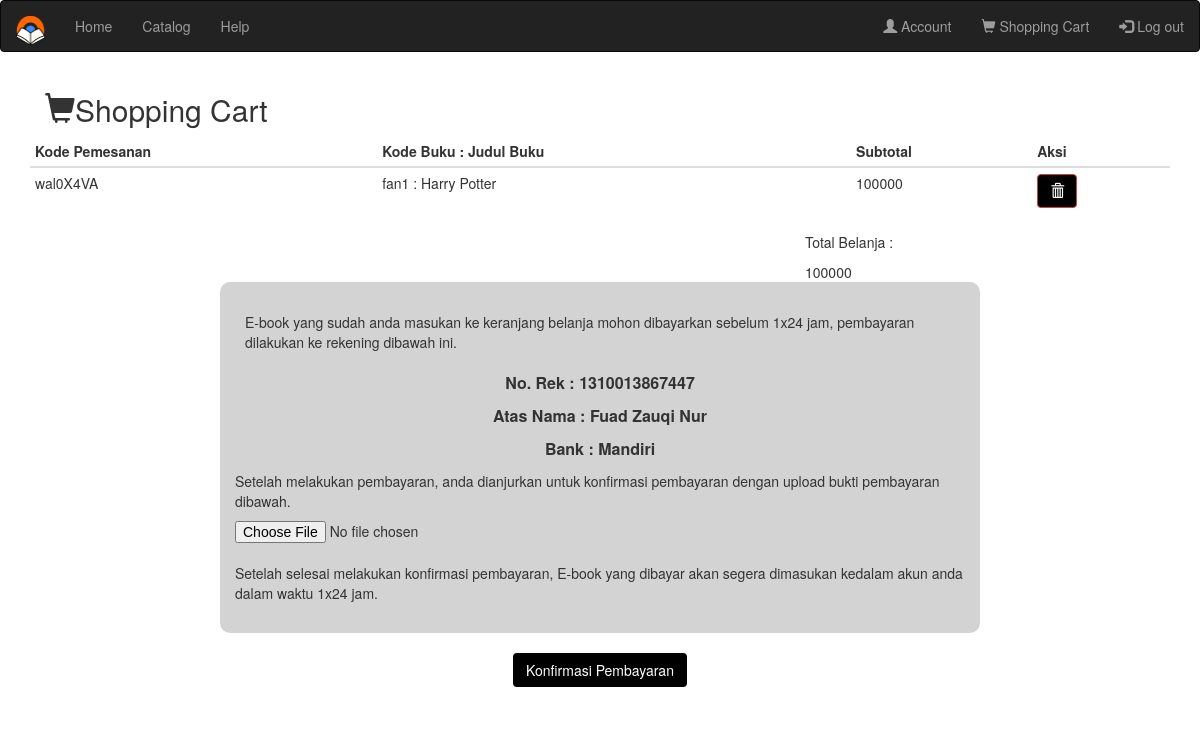
Screenshot of /ShoppingCart.php (signed in) with the database file from the repository.
### tables this page shows
CREATE TABLE `pesan` (
  `kodepemesanan` varchar(8) NOT NULL,
  `email` varchar(30) NOT NULL,
  `kodebuku` varchar(10) NOT NULL
);

CREATE TABLE `catalog` (
  `kodebuku` varchar(10) NOT NULL,
  `judul` varchar(30) NOT NULL,
  `kategori` varchar(10) NOT NULL,
  `harga` int(30) NOT NULL,
  `cover` varchar(20) NOT NULL,
  `pdf` varchar(50) NOT NULL
);

### ShoppingCart.php (the view, shortened to what this page needs)
<!DOCTYPE html>
<html lang="en">
<head>
  	<link rel="stylesheet" href="https://maxcdn.bootstrapcdn.com/bootstrap/3.3.7/css/bootstrap.min.css">
  	<link rel="stylesheet" type="text/css" href="E-Book_CSS.css">
</head>
<body>
<?php
if (!isset($_SESSION['idlogin'])) {
   header('location:Login.php');
   }
else {
  include 'navafter.php';
  }
?>
	<div class="container">
		<div class="col-md-12"><h2><span class="glyphicon glyphicon-shopping-cart"></span>Shopping Cart</h2>
    			<div class="row">
  					<div class="column">
  						<table class="table table-condensed">
						    <thead>
						      <tr>
						        <th>Kode Pemesanan</th>
						        <th>Kode Buku : Judul Buku</th>
						        <th>Subtotal</th>
						        <th>Aksi</th>
						      </tr>
						    </thead>
						    <tbody>
						      <?php
						        include  'koneksi.php';
						        $x=0;
						        $mail=$_SESSION['idlogin'];
						        $data = mysqli_query($conn, "SELECT * FROM pesan join catalog on pesan.kodebuku=catalog.kodebuku WHERE email='$mail'");
						          while($pesan= mysqli_fetch_array($data)) {
						                    echo "<tr><td>".$pesan['kodepemesanan']."</td>";
						                    echo "<td>".$pesan['kodebuku']." : ".$pesan['judul']."</td>";
						                    echo "<td>".$pesan['harga']."</td>";
						                    $x +=$pesan['harga'];
						                    ?>
						                    <td>
						                    	<a href="deletepesanan.php?kodepemesanan=<?php echo $pesan['kodepemesanan'] ?>" class="btn btn-danger glyphicon glyphicon-trash" onclick="return confirm('Apakah yakin akan menghapus buku ini?')"></a>
						                    </td>
						                    <?php
						          }
						        ?>
						    </tbody>
						</table>
						<div class="col-md-4"></div>
						<div class="col-md-4"></div>
						<div class="col-md-4">
  							<p>Total Belanja : </p> <?php echo $x?>
						</div>
						<br>
						<br>
						<div class="col-md-2"></div>
						<div class="col-md-8" style="background-color: #d3d3d3; border-radius: 10px; padding-bottom: 20px; padding-top: 20px;">
  							<p style="padding:10px; ">E-book yang sudah anda masukan ke keranjang belanja mohon dibayarkan sebelum 1x24 jam, pembayaran dilakukan ke rekening dibawah ini.</p>
  							<center style="font-size: 16px;">
  								<p><b>No. Rek : 1310013867447</b></p>
  								<p><b>Atas Nama : Fuad Zauqi Nur</b></p>
  								<p><b>Bank : Mandiri</b></p>
  							</center>
  							<p>Setelah melakukan pembayaran, anda dianjurkan untuk konfirmasi pembayaran dengan upload bukti pembayaran dibawah.</p>
  							<form method="post" action="inputkonfirm.php" enctype="multipart/form-data">
  							<input type="file" name="bukti" id="bukti">
  							<br>
  							<p>Setelah selesai melakukan konfirmasi pembayaran, E-book yang dibayar akan segera dimasukan kedalam akun anda dalam waktu 1x24 jam.</p>
  						</div>
  					</div>
  				</div>
  			<br>
  			<center>
	  			<button type="submit" class="btn">Konfirmasi Pembayaran</button>
  			</center>
  			<br>
  		</div>
  	</div>
</body>
</html>

### E-Book_CSS.css (style rules this page uses)
* { box-sizing: border-box; }
.row:after { content: ""; display: table; clear: both; }
.btn { background-color: black; color: white; }

### rows the page displays
pesan: kodepemesanan "wal0X4VA", kodebuku.kodebuku "fan1", kodebuku.judul "Harry Potter", kodebuku.harga "100000"

### other values shown
$x "100000"
